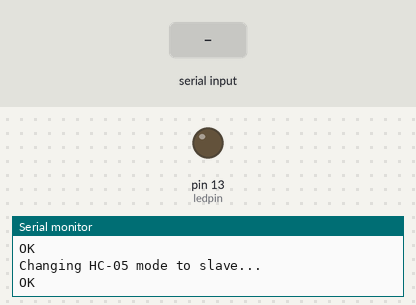
Simulated run of this sketch. Board: Arduino Uno, built with avr-gcc and run on an emulated ATmega328P. Shown: output pins drawn as LEDs (lit = HIGH), the last lines printed to the serial monitor. Inputs (shaded band) come from the test bench. The modem accepts every AT command (registered, SIM ready, sends succeed) and sends nothing else.

Above: at 1.2 s.
1.3 s: "1" received over the second serial link
At 2.3 s:
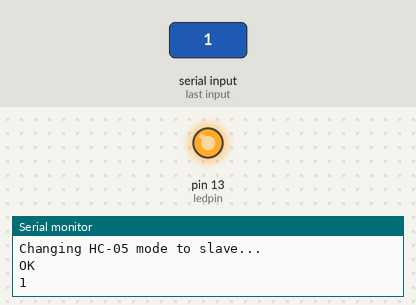
2.8 s: "0" received over the second serial link
At 3.4 s:
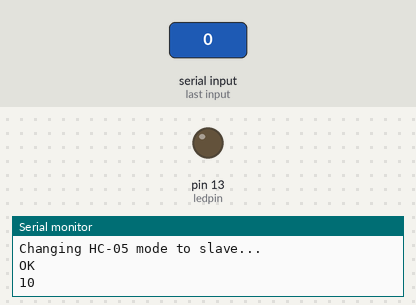
Timing chart, 0 to 5.8 s (numbered marks = the images above; inputs shaded):
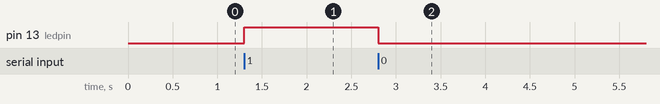

The sketch:

testing-hc-05-receive.ino
```cpp
#include <SoftwareSerial.h>
SoftwareSerial BTserial(10, 11); // RX | TX
int ledpin=13; // led on D13 will show blink on / off
int c;

void setup()
{
    Serial.begin(9600);
    Serial.println("Waiting for 0 or 1");
    BTserial.begin(9600);
    pinMode(ledpin,OUTPUT);
    digitalWrite(ledpin,0);
    initHC05();
}

void initHC05() {
    Serial.println(__DATE__);
    BTserial.begin(38400);
    Serial.println("Resetting...");
    BTserial.write("AT+RESET\r\n");
    delay(50); while (BTserial.available()){c = BTserial.read();Serial.write(c);}
    Serial.println("Changing HC-05 mode to slave...");
    BTserial.write("AT+ROLE=0\r\n");
//    delay(50); while (BTserial.available()){c = BTserial.read();Serial.write(c);}
//    Serial.println("Begin inquiring bluetooth devices...");
}

void loop()
{
    if (BTserial.available())
    {
        c = BTserial.read();
        if(c=='1')
        {
          digitalWrite(ledpin,1);
        }
        if(c=='0')
        {
          digitalWrite(ledpin,0);
        }
        Serial.write(c);
    }
}
```

Measured:
- after the input at 1.3 s, pin 13 (ledpin): LOW → HIGH at once
- after the input at 2.8 s, pin 13 (ledpin): HIGH → LOW at once
